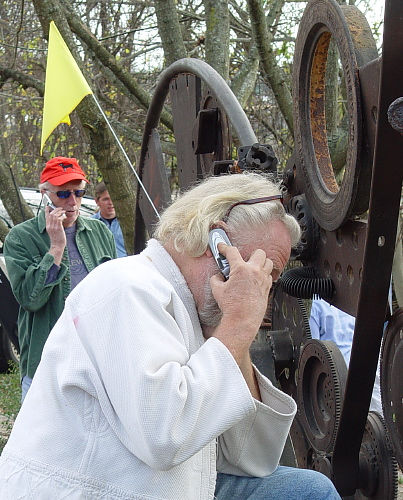
#> input picture Pascal_VOC/dataset/2012_004229.jpg, 403 x 500 px, found by its file name
$ python -i Dominant_Color.py   (imports and definitions only)   (older library calls are emulated)
#> lines starting #> are read from the running program, lines starting #| are printed output that depends on the picture
from __future__ import print_function
from PIL import Image
import binascii
import struct
import numpy as np
import scipy
import scipy.misc
import scipy.cluster
import webcolors

# Used GitHub color implementation -  https://github.com/apoorvaeternity/colory
from colory.color import Color


def get_dominant_color(image):
#> called with image = '../../Pascal_VOC/dataset/2012_004229.jpg'
    NUM_CLUSTERS = 5

    # print('reading image')
    im = Image.open('pascal2009/JPEGImages/'+image)
#> im is the input picture: PIL image 403x500 RGB; mean R, G, B 126.9, 125.8, 122.2
    im = im.resize((150, 150))  # optional, to reduce time
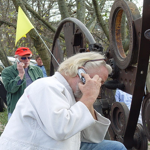
#> im: PIL image 150x150 RGB; mean R, G, B 126.9, 125.8, 122.2
    ar = np.asarray(im)
    shape = ar.shape
#> shape = (150, 150, 3)
    ar = ar.reshape(np.product(shape[:2]), shape[2]).astype(float)

    # print('finding clusters')
    codes, dist = scipy.cluster.vq.kmeans(ar, NUM_CLUSTERS)
#> codes = [[108.8, 107.8, 96.89], [69.93, 67.27, 61.4], [30.28, 25.92, 27.27], [214.7, 220, 223.2], [161.2, 154.4, 148.4]]; dist = 26.25
    # print('cluster centres:\n', codes)

    vecs, dist = scipy.cluster.vq.vq(ar, codes)  # assign codes
    counts, bins = np.histogram(vecs, len(codes))  # count occurrences
#> counts = [5120, 4594, 3178, 5956, 3652]; bins = [0, 0.8, 1.6, 2.4, 3.2, 4]

    index_max = np.argmax(counts)  # find most frequent
#> index_max = 3
    peak = codes[index_max]
#> peak = [214.7, 220, 223.2]
    colour = binascii.hexlify(bytearray(int(c) for c in peak)).decode('ascii')
#> colour = 'd6dbdf'
    # print('most frequent is %s (#%s)' % (peak, colour))
    # print('Most frequent color is %s' % ('#' + colour))
#> (the run stopped early here; a loop or call above may not have finished)

$ run again, on Pascal_VOC/dataset/2012_004247.jpg
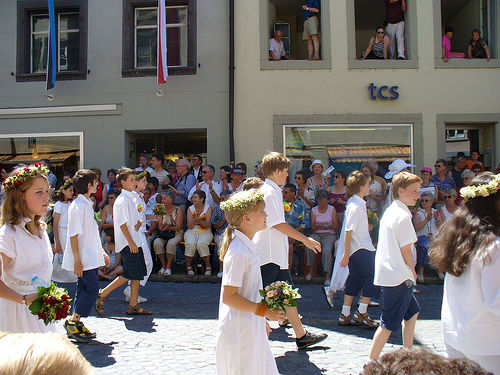
#> input picture Pascal_VOC/dataset/2012_004247.jpg, 500 x 375 px, found by its file name
#> in get_dominant_color, im is the input picture: PIL image 500x375 RGB; mean R, G, B 120.9, 115.8, 114
#> in get_dominant_color, `im = im.resize((150, 150))`:
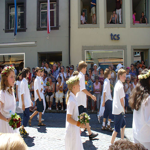
#> im: PIL image 150x150 RGB; mean R, G, B 120.9, 115.8, 114
#> codes = [[36.86, 33.99, 35.27], [217.4, 215.4, 220], [157.3, 148, 138.1], [116.9, 111.4, 104.8], [71.75, 66.38, 70.11]]; dist = 26.47
#> counts = [3779, 4174, 4203, 5979, 4365]; bins = [0, 0.8, 1.6, 2.4, 3.2, 4]
#> index_max = 3
#> peak = [116.9, 111.4, 104.8]
#> colour = '746f68'

$ run again, on Pascal_VOC/dataset/2012_004251.jpg
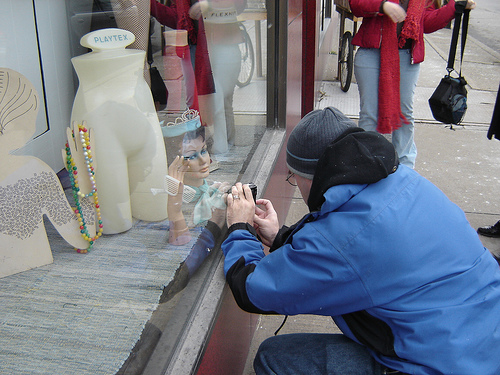
#> input picture Pascal_VOC/dataset/2012_004251.jpg, 500 x 375 px, found by its file name
#> in get_dominant_color, im is the input picture: PIL image 500x375 RGB; mean R, G, B 117.5, 121.6, 133.7
#> in get_dominant_color, `im = im.resize((150, 150))`:
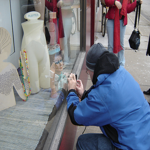
#> im: PIL image 150x150 RGB; mean R, G, B 117.5, 121.6, 133.7
#> codes = [[180.7, 183, 180.5], [45.18, 39.29, 54.6], [108.7, 89.89, 94.46], [147.6, 149.3, 147.8], [66.44, 112.9, 177.4]]; dist = 28.43
#> counts = [5040, 4386, 3209, 6554, 3311]; bins = [0, 0.8, 1.6, 2.4, 3.2, 4]
#> index_max = 3
#> peak = [147.6, 149.3, 147.8]
#> colour = '939593'

$ run again, on Pascal_VOC/dataset/2012_004256.jpg
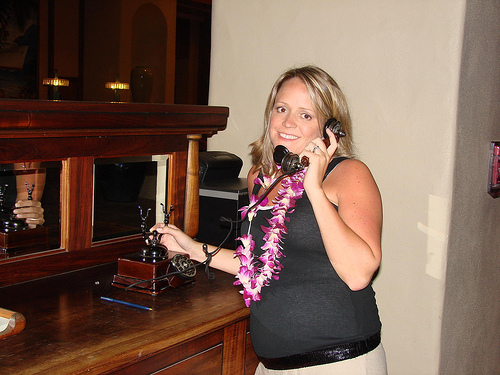
#> input picture Pascal_VOC/dataset/2012_004256.jpg, 500 x 375 px, found by its file name
#> in get_dominant_color, im is the input picture: PIL image 500x375 RGB; mean R, G, B 118.9, 92.7, 79.1
#> in get_dominant_color, `im = im.resize((150, 150))`:
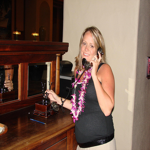
#> im: PIL image 150x150 RGB; mean R, G, B 118.8, 92.7, 79.1
#> codes = [[140.4, 110.2, 95.55], [107.5, 50.49, 25.6], [59.84, 54.39, 54.82], [36.41, 15.03, 9.17], [213.9, 188.9, 167.5]]; dist = 22.8
#> counts = [3485, 2330, 2028, 7450, 7207]; bins = [0, 0.8, 1.6, 2.4, 3.2, 4]
#> index_max = 3
#> peak = [36.41, 15.03, 9.17]
#> colour = '240f09'
